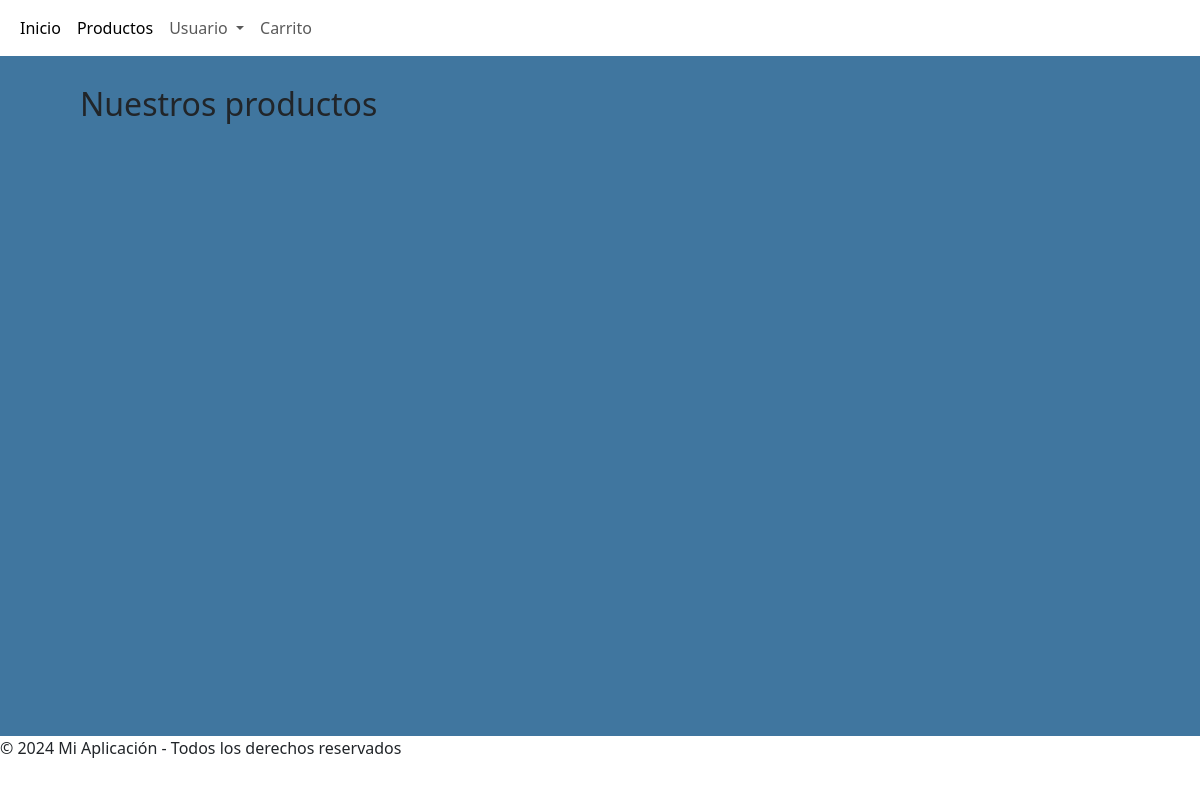
Before: /products/ with the older database file.
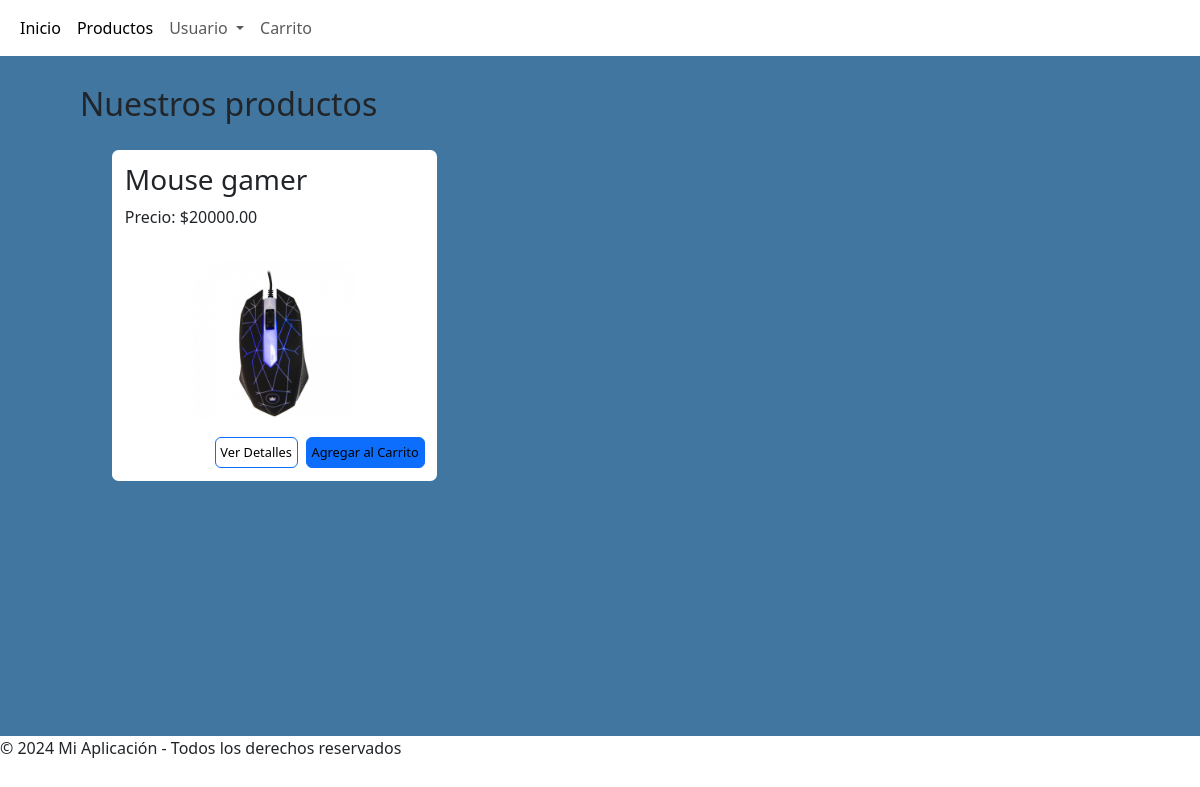
After: the same page with the newer database file.
### products/models.py (models this page shows, shortened)
class Producto(models.Model):
    nombre = models.CharField(max_length=100)
    descripcion = models.TextField()
    precio = models.DecimalField(max_digits=10, decimal_places=2)
    imagen = models.ImageField(upload_to='imagenes_productos/')

### products/views.py (the view)
# urls.py: path('', listar_productos, name='listar_productos'),
def listar_productos(request):
    productos = Producto.objects.all()
    return render(request, 'products/listar_productos.html', {'productos': productos})

### Templates/products/listar_productos.html (shortened to what this page needs)
{% extends 'base.html' %}
{% block content %}
<div class="productos">
    <div class="titulo">
        <h2>Nuestros productos</h2>
    </div>
    <ul class="lista">
        {% for producto in productos %}
            <li class="tarjeta">
                <div>
                    <h3>{{ producto.nombre }}</h3>
                    <p>Precio: ${{ producto.precio }}</p>
                </div>
                <div class="info">
                    {% if producto.imagen %}
                        <img src="{{ producto.imagen.url }}" alt="{{ producto.nombre }}" style="max-width: 100px;">
                    {% endif %}
                </div>
                <div class="botones">
                    <button type="button" class="btn btn-outline-primary"><a href="{% url 'detalle_producto' producto.id %}">Ver Detalles</a></button>
                    <button type="button" class="btn btn-primary"><a href="{% url 'agregar_al_carrito' producto.id %}">Agregar al Carrito</a></button>
                </div>
            </li>
        {% endfor %}
    </ul>
</div>
{% endblock %}

Changed rows visible on the page:
added Producto: nombre "Mouse gamer", precio "20000.00", imagen (picture)
